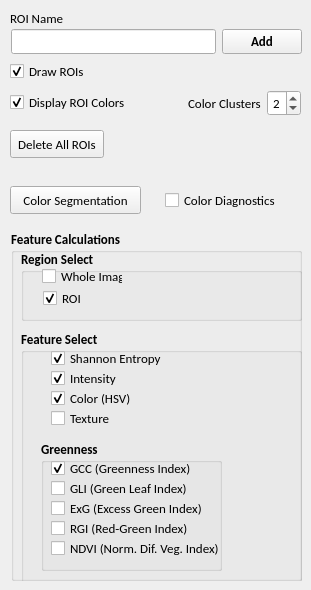
    <widget class="QWidget" name="tab_Train">
     <attribute name="title">
      <string>Color Segmentation</string>
     </attribute>
     <widget class="QLabel" name="label_roiName">
      <property name="geometry">
       <rect>
        <x>10</x>
        <y>10</y>
        <width>58</width>
        <height>16</height>
       </rect>
      </property>
      <property name="font">
       <font>
        <family>Calibri</family>
        <pointsize>10</pointsize>
       </font>
      </property>
      <property name="text">
       <string>ROI Name</string>
      </property>
     </widget>
     <widget class="QPushButton" name="pushButton_deleteAllROIs">
      <property name="geometry">
       <rect>
        <x>10</x>
        <y>130</y>
        <width>94</width>
        <height>28</height>
       </rect>
      </property>
      <property name="font">
       <font>
        <family>Calibri</family>
        <pointsize>10</pointsize>
       </font>
      </property>
      <property name="text">
       <string>Delete All ROIs</string>
      </property>
     </widget>
     <widget class="QWidget" name="layoutWidget">
      <property name="geometry">
       <rect>
        <x>10</x>
        <y>60</y>
        <width>147</width>
        <height>22</height>
       </rect>
      </property>
      <property name="font">
       <font>
        <family>Calibri</family>
        <pointsize>10</pointsize>
       </font>
      </property>
      <layout class="QHBoxLayout" name="horizontalLayout_3">
       <item>
        <widget class="QCheckBox" name="checkBoxDisplayROIs">
         <property name="font">
          <font>
           <family>Calibri</family>
           <pointsize>10</pointsize>
          </font>
         </property>
         <property name="text">
          <string>Draw ROIs</string>
         </property>
         <property name="checked">
          <bool>true</bool>
         </property>
        </widget>
       </item>
       <item>
        <spacer name="horizontalSpacer_3">
         <property name="font">
          <font>
           <family>Calibri</family>
           <pointsize>10</pointsize>
          </font>
         </property>
         <property name="orientation">
          <enum>Qt::Horizontal</enum>
         </property>
         <property name="sizeHint" stdset="0">
          <size>
           <width>40</width>
           <height>20</height>
          </size>
         </property>
        </spacer>
       </item>
      </layout>
     </widget>
     <widget class="QWidget" name="layoutWidget">
      <property name="geometry">
       <rect>
        <x>10</x>
        <y>90</y>
        <width>291</width>
        <height>26</height>
       </rect>
      </property>
      <property name="font">
       <font>
        <family>Calibri</family>
        <pointsize>10</pointsize>
       </font>
      </property>
      <layout class="QHBoxLayout" name="horizontalLayout_7">
       <item>
        <widget class="QCheckBox" name="checkBoxCalcColors">
         <property name="font">
          <font>
           <family>Calibri</family>
           <pointsize>10</pointsize>
          </font>
         </property>
         <property name="toolTip">
          <string>Check this box to only train on colors when 'Add' is clicked.</string>
         </property>
         <property name="text">
          <string>Display ROI Colors</string>
         </property>
         <property name="checked">
          <bool>true</bool>
         </property>
        </widget>
       </item>
       <item>
        <spacer name="horizontalSpacer">
         <property name="font">
          <font>
           <family>Calibri</family>
           <pointsize>10</pointsize>
          </font>
         </property>
         <property name="orientation">
          <enum>Qt::Horizontal</enum>
         </property>
         <property name="sizeHint" stdset="0">
          <size>
           <width>58</width>
           <height>21</height>
          </size>
         </property>
        </spacer>
       </item>
       <item>
        <widget class="QLabel" name="label_3">
         <property name="font">
          <font>
           <family>Calibri</family>
           <pointsize>10</pointsize>
          </font>
         </property>
         <property name="text">
          <string>Color Clusters</string>
         </property>
        </widget>
       </item>
       <item>
        <widget class="QSpinBox" name="spinBoxColorClusters">
         <property name="font">
          <font>
           <family>Calibri</family>
           <pointsize>10</pointsize>
          </font>
         </property>
         <property name="alignment">
          <set>Qt::AlignCenter</set>
         </property>
         <property name="minimum">
          <number>1</number>
         </property>
         <property name="maximum">
          <number>8</number>
         </property>
         <property name="value">
          <number>2</number>
         </property>
        </widget>
       </item>
      </layout>
     </widget>
     <widget class="QWidget" name="layoutWidget">
      <property name="geometry">
       <rect>
        <x>11</x>
        <y>29</y>
        <width>291</width>
        <height>25</height>
       </rect>
      </property>
      <property name="font">
       <font>
        <family>Calibri</family>
        <pointsize>10</pointsize>
       </font>
      </property>
      <layout class="QGridLayout" name="gridLayout">
       <item row="0" column="0">
        <widget class="QLineEdit" name="lineEdit_roiName">
         <property name="font">
          <font>
           <family>Calibri</family>
           <pointsize>10</pointsize>
          </font>
         </property>
        </widget>
       </item>
       <item row="0" column="1">
        <widget class="QPushButton" name="pushButtonAddROI">
         <property name="font">
          <font>
           <family>Calibri</family>
           <pointsize>10</pointsize>
           <weight>75</weight>
           <bold>true</bold>
          </font>
         </property>
         <property name="text">
          <string>Add</string>
         </property>
        </widget>
       </item>
      </layout>
     </widget>
     <widget class="QGroupBox" name="groupBox_ScalarOutputs">
      <property name="geometry">
       <rect>
        <x>11</x>
        <y>230</y>
        <width>291</width>
        <height>351</height>
       </rect>
      </property>
      <property name="font">
       <font>
        <family>Calibri</family>
        <pointsize>10</pointsize>
        <weight>75</weight>
        <bold>true</bold>
       </font>
      </property>
      <property name="title">
       <string>Feature Calculations</string>
      </property>
      <property name="flat">
       <bool>true</bool>
      </property>
      <widget class="QGroupBox" name="groupBox_4">
       <property name="geometry">
        <rect>
         <x>10</x>
         <y>20</y>
         <width>281</width>
         <height>71</height>
        </rect>
       </property>
       <property name="font">
        <font>
         <family>Calibri</family>
         <pointsize>10</pointsize>
         <weight>75</weight>
         <bold>true</bold>
        </font>
       </property>
       <property name="toolTip">
        <string>Choose whether to save stats for the ROI, for the Image, or both.</string>
       </property>
       <property name="title">
        <string>Region Select</string>
       </property>
       <widget class="QCheckBox" name="checkBoxScalarRegion_WholeImage">
        <property name="geometry">
         <rect>
          <x>21</x>
          <y>18</y>
          <width>81</width>
          <height>17</height>
         </rect>
        </property>
        <property name="font">
         <font>
          <family>Calibri</family>
          <pointsize>10</pointsize>
          <weight>50</weight>
          <bold>false</bold>
         </font>
        </property>
        <property name="text">
         <string>Whole Image</string>
        </property>
       </widget>
       <widget class="QCheckBox" name="checkBoxScalarRegion_ROI">
        <property name="geometry">
         <rect>
          <x>22</x>
          <y>40</y>
          <width>81</width>
          <height>17</height>
         </rect>
        </property>
        <property name="font">
         <font>
          <family>Calibri</family>
          <pointsize>10</pointsize>
          <weight>50</weight>
          <bold>false</bold>
         </font>
        </property>
        <property name="text">
         <string>ROI</string>
        </property>
        <property name="checked">
         <bool>true</bool>
        </property>
       </widget>
      </widget>
      <widget class="QGroupBox" name="groupBox_2">
       <property name="geometry">
        <rect>
         <x>10</x>
         <y>100</y>
         <width>281</width>
         <height>261</height>
        </rect>
       </property>
       <property name="font">
        <font>
         <family>Calibri</family>
         <pointsize>10</pointsize>
         <weight>75</weight>
         <bold>true</bold>
        </font>
       </property>
       <property name="title">
        <string>Feature Select</string>
       </property>
       <property name="flat">
        <bool>false</bool>
       </property>
       <widget class="QGroupBox" name="groupBox_6">
        <property name="geometry">
         <rect>
          <x>20</x>
          <y>110</y>
          <width>181</width>
          <height>131</height>
         </rect>
        </property>
        <property name="font">
         <font>
          <family>Calibri</family>
          <pointsize>10</pointsize>
          <weight>75</weight>
          <bold>true</bold>
         </font>
        </property>
        <property name="title">
         <string>Greenness</string>
        </property>
        <widget class="QCheckBox" name="checkBox_GCC">
         <property name="geometry">
          <rect>
           <x>10</x>
           <y>20</y>
           <width>180</width>
           <height>17</height>
          </rect>
         </property>
         <property name="font">
          <font>
           <family>Calibri</family>
           <pointsize>10</pointsize>
           <weight>50</weight>
           <bold>false</bold>
          </font>
         </property>
         <property name="autoFillBackground">
          <bool>false</bool>
         </property>
         <property name="text">
          <string>GCC (Greenness Index)</string>
         </property>
         <property name="checked">
          <bool>true</bool>
         </property>
        </widget>
        <widget class="QCheckBox" name="checkBox_ExG">
         <property name="geometry">
          <rect>
           <x>10</x>
           <y>60</y>
           <width>180</width>
           <height>17</height>
          </rect>
         </property>
         <property name="font">
          <font>
           <family>Calibri</family>
           <pointsize>10</pointsize>
           <weight>50</weight>
           <bold>false</bold>
          </font>
         </property>
         <property name="text">
          <string>ExG (Excess Green Index)</string>
         </property>
        </widget>
        <widget class="QCheckBox" name="checkBox_RGI">
         <property name="geometry">
          <rect>
           <x>10</x>
           <y>80</y>
           <width>180</width>
           <height>17</height>
          </rect>
         </property>
         <property name="font">
          <font>
           <family>Calibri</family>
           <pointsize>10</pointsize>
           <weight>50</weight>
           <bold>false</bold>
          </font>
         </property>
         <property name="text">
          <string>RGI (Red-Green Index)</string>
         </property>
        </widget>
        <widget class="QCheckBox" name="checkBox_NDVI">
         <property name="geometry">
          <rect>
           <x>10</x>
           <y>100</y>
           <width>180</width>
           <height>17</height>
          </rect>
         </property>
         <property name="font">
          <font>
           <family>Calibri</family>
           <pointsize>10</pointsize>
           <weight>50</weight>
           <bold>false</bold>
          </font>
         </property>
         <property name="text">
          <string>NDVI (Norm. Dif. Veg. Index)</string>
         </property>
        </widget>
        <widget class="QCheckBox" name="checkBox_GLI">
         <property name="geometry">
          <rect>
           <x>10</x>
           <y>40</y>
           <width>180</width>
           <height>17</height>
          </rect>
         </property>
         <property name="font">
          <font>
           <family>Calibri</family>
           <pointsize>10</pointsize>
           <weight>50</weight>
           <bold>false</bold>
          </font>
         </property>
         <property name="text">
          <string>GLI (Green Leaf Index)</string>
         </property>
        </widget>
        <zorder>checkBox_NDVI</zorder>
        <zorder>checkBox_RGI</zorder>
        <zorder>checkBox_ExG</zorder>
        <zorder>checkBox_GCC</zorder>
        <zorder>checkBox_GLI</zorder>
       </widget>
       <widget class="QCheckBox" name="checkBox_Texture">
        <property name="geometry">
         <rect>
          <x>30</x>
          <y>80</y>
          <width>120</width>
          <height>17</height>
         </rect>
        </property>
        <property name="font">
         <font>
          <family>Calibri</family>
          <pointsize>10</pointsize>
          <weight>50</weight>
          <bold>false</bold>
         </font>
        </property>
        <property name="text">
         <string>Texture</string>
        </property>
       </widget>
       <widget class="QCheckBox" name="checkBox_ShannonEntropy">
        <property name="geometry">
         <rect>
          <x>30</x>
          <y>20</y>
          <width>120</width>
          <height>17</height>
         </rect>
        </property>
        <property name="font">
         <font>
          <family>Calibri</family>
          <pointsize>10</pointsize>
          <weight>50</weight>
          <bold>false</bold>
         </font>
        </property>
        <property name="text">
         <string>Shannon Entropy</string>
        </property>
        <property name="checked">
         <bool>true</bool>
        </property>
       </widget>
       <widget class="QCheckBox" name="checkBox_Intensity">
        <property name="geometry">
         <rect>
          <x>30</x>
          <y>40</y>
          <width>120</width>
          <height>17</height>
         </rect>
        </property>
        <property name="font">
         <font>
          <family>Calibri</family>
          <pointsize>10</pointsize>
          <weight>50</weight>
          <bold>false</bold>
         </font>
        </property>
        <property name="text">
         <string>Intensity</string>
        </property>
        <property name="checked">
         <bool>true</bool>
        </property>
       </widget>
       <widget class="QCheckBox" name="checkBoxColor_HSV">
        <property name="geometry">
         <rect>
          <x>30</x>
          <y>60</y>
          <width>120</width>
          <height>17</height>
         </rect>
        </property>
        <property name="font">
         <font>
          <family>Calibri</family>
          <pointsize>10</pointsize>
          <weight>50</weight>
          <bold>false</bold>
         </font>
        </property>
        <property name="text">
         <string>Color (HSV)</string>
        </property>
        <property name="checked">
         <bool>true</bool>
        </property>
       </widget>
      </widget>
     </widget>
     <widget class="QCheckBox" name="checkBoxColorDiagnostics">
      <property name="geometry">
       <rect>
        <x>165</x>
        <y>190</y>
        <width>131</width>
        <height>20</height>
       </rect>
      </property>
      <property name="font">
       <font>
        <family>Calibri</family>
        <pointsize>10</pointsize>
       </font>
      </property>
      <property name="text">
       <string>Color Diagnostics</string>
      </property>
     </widget>
     <widget class="QPushButton" name="pushButton_ColorSegmentation">
      <property name="geometry">
       <rect>
        <x>10</x>
        <y>186</y>
        <width>131</width>
        <height>28</height>
       </rect>
      </property>
      <property name="font">
       <font>
        <family>Calibri</family>
        <pointsize>10</pointsize>
       </font>
      </property>
      <property name="text">
       <string>Color Segmentation</string>
      </property>
     </widget>
    </widget>
